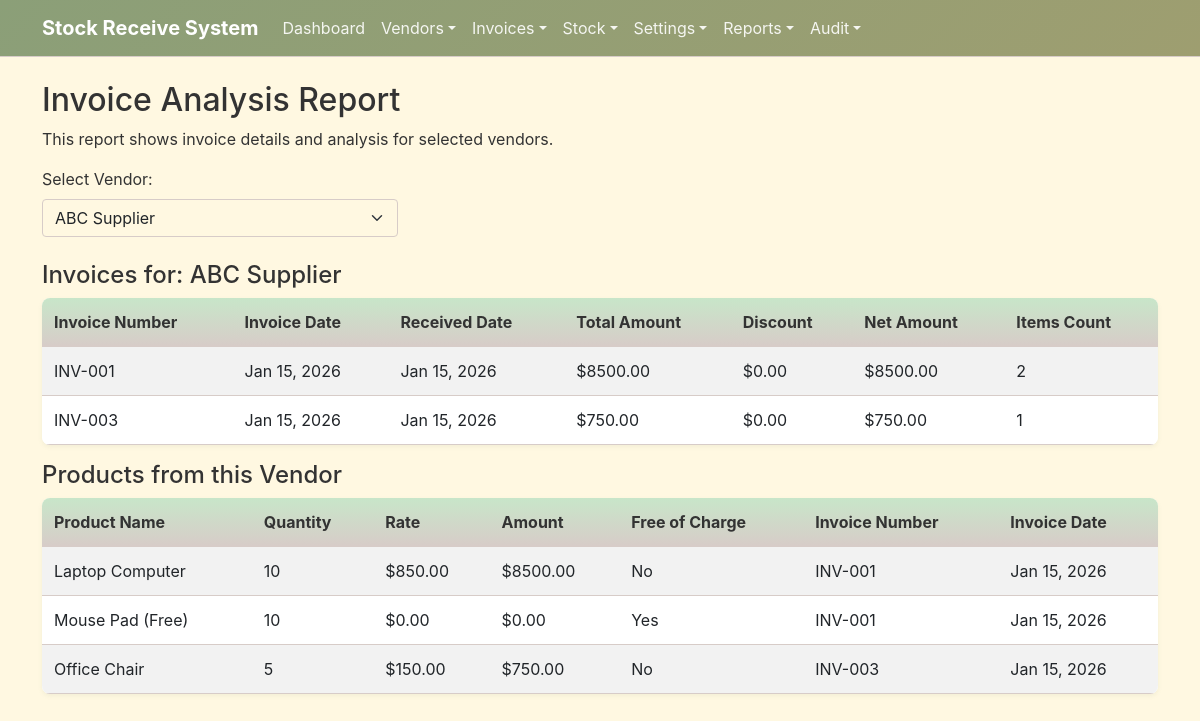
/reports/invoice_analysis.php?vendor_id=1, run on the app's committed database.
### tables this page shows
CREATE TABLE IF NOT EXISTS vendors (
    id INT AUTO_INCREMENT PRIMARY KEY,
    name VARCHAR(255) NOT NULL,
    contact_info TEXT,
    address TEXT,
    created_at TIMESTAMP DEFAULT CURRENT_TIMESTAMP,
    updated_at TIMESTAMP DEFAULT CURRENT_TIMESTAMP ON UPDATE CURRENT_TIMESTAMP
);

CREATE TABLE IF NOT EXISTS invoices (
    id INT AUTO_INCREMENT PRIMARY KEY,
    vendor_id INT NOT NULL,
    invoice_number VARCHAR(100),
    invoice_date DATE NOT NULL,
    total_amount DECIMAL(10,2) NOT NULL,
    discount DECIMAL(10,2) DEFAULT 0,
    received_date DATE NOT NULL,
    notes TEXT,
    created_at TIMESTAMP DEFAULT CURRENT_TIMESTAMP,
    updated_at TIMESTAMP DEFAULT CURRENT_TIMESTAMP ON UPDATE CURRENT_TIMESTAMP,
    FOREIGN KEY (vendor_id) REFERENCES vendors(id) ON DELETE CASCADE
);

CREATE TABLE IF NOT EXISTS invoice_items (
    id INT AUTO_INCREMENT PRIMARY KEY,
    invoice_id INT NOT NULL,
    product_name VARCHAR(255) NOT NULL,
    quantity INT NOT NULL,
    rate DECIMAL(10,2) NOT NULL,
    amount DECIMAL(10,2) NOT NULL,
    is_free_of_charge BOOLEAN DEFAULT FALSE,
    category_id INT DEFAULT NULL,
    created_at TIMESTAMP DEFAULT CURRENT_TIMESTAMP,
    updated_at TIMESTAMP DEFAULT CURRENT_TIMESTAMP ON UPDATE CURRENT_TIMESTAMP,
    FOREIGN KEY (invoice_id) REFERENCES invoices(id) ON DELETE CASCADE,
    FOREIGN KEY (category_id) REFERENCES categories(id) ON DELETE SET NULL
);

### reports/invoice_analysis.php (the view, shortened to what this page needs)
<?php
include '../config/database.php';
include '../includes/header.php';
$vendors_result = $conn->query("SELECT * FROM vendors ORDER BY name ASC");
?>
<h2>Invoice Analysis Report</h2>
<p>This report shows invoice details and analysis for selected vendors.</p>
<form method="GET" class="mb-4">
    <div class="row">
        <div class="col-md-4">
            <label for="vendor_id" class="form-label">Select Vendor:</label>
            <select name="vendor_id" id="vendor_id" class="form-select" onchange="this.form.submit()">
                <?php
                while($vendor = $vendors_result->fetch_assoc()) {
                    $selected = (isset($_GET['vendor_id']) && $_GET['vendor_id'] == $vendor['id']) ? 'selected' : '';
                    echo "<option value='".$vendor['id']."' $selected>".$vendor['name']."</option>";
                }
                ?>
            </select>
        </div>
    </div>
</form>
<?php if(isset($_GET['vendor_id']) && !empty($_GET['vendor_id'])): ?>
    <h4>Invoices for:
        <?php
        $vendor_query = $conn->prepare("SELECT name FROM vendors WHERE id = ?");
        $vendor_query->bind_param("i", $_GET['vendor_id']);
        $vendor_query->execute();
        $vendor_result = $vendor_query->get_result();
        $vendor = $vendor_result->fetch_assoc();
        echo $vendor['name'];
        ?>
    </h4>
    <table class="table table-striped report-table">
        <thead>
            <tr>
                <th>Invoice Number</th>
                <th>Invoice Date</th>
                <th>Received Date</th>
                <th>Total Amount</th>
                <th>Discount</th>
                <th>Net Amount</th>
                <th>Items Count</th>
            </tr>
        </thead>
        <tbody>
            <?php
            $analysis_sql = "
                SELECT i.*,
                       (SELECT COUNT(*) FROM invoice_items WHERE invoice_id = i.id) as items_count,
                       (i.total_amount - i.discount) as net_amount
                FROM invoices i
                WHERE i.vendor_id = ?
                ORDER BY i.invoice_date DESC
            ";
            $analysis_stmt = $conn->prepare($analysis_sql);
            $analysis_stmt->bind_param("i", $_GET['vendor_id']);
            $analysis_stmt->execute();
            $analysis_result = $analysis_stmt->get_result();
            if($analysis_result->num_rows > 0) {
                while($row = $analysis_result->fetch_assoc()) {
                    echo "<tr>";
                    echo "<td>".($row['invoice_number'] ?: 'N/A')."</td>";
                    echo "<td>".date('M j, Y', strtotime($row['invoice_date']))."</td>";
                    echo "<td>".date('M j, Y', strtotime($row['received_date']))."</td>";
                    echo "<td>$".$row['total_amount']."</td>";
                    echo "<td>$".$row['discount']."</td>";
                    echo "<td>$".$row['net_amount']."</td>";
                    echo "<td>".$row['items_count']."</td>";
                    echo "</tr>";
                }
            } else {
                echo "<tr><td colspan='7' class='text-center'>No invoices found for this vendor</td></tr>";
            }
            ?>
        </tbody>
    </table>
    <h4>Products from this Vendor</h4>
    <table class="table table-striped report-table">
        <thead>
            <tr>
                <th>Product Name</th>
                <th>Quantity</th>
                <th>Rate</th>
                <th>Amount</th>
                <th>Free of Charge</th>
                <th>Invoice Number</th>
                <th>Invoice Date</th>
            </tr>
        </thead>
        <tbody>
            <?php
            $products_sql = "
                SELECT ii.*, i.invoice_number, i.invoice_date
                FROM invoice_items ii
                JOIN invoices i ON ii.invoice_id = i.id
                WHERE i.vendor_id = ?
                ORDER BY ii.product_name
            ";
            $products_stmt = $conn->prepare($products_sql);
            $products_stmt->bind_param("i", $_GET['vendor_id']);
            $products_stmt->execute();
            $products_result = $products_stmt->get_result();
            if($products_result->num_rows > 0) {
                while($row = $products_result->fetch_assoc()) {
                    echo "<tr>";
                    echo "<td>".$row['product_name']."</td>";
                    echo "<td>".$row['quantity']."</td>";
                    echo "<td>$".$row['rate']."</td>";
                    echo "<td>$".$row['amount']."</td>";
                    echo "<td>".($row['is_free_of_charge'] ? 'Yes' : 'No')."</td>";
                    echo "<td>".($row['invoice_number'] ?: 'N/A')."</td>";
                    echo "<td>".date('M j, Y', strtotime($row['invoice_date']))."</td>";
                    echo "</tr>";
                }
            } else {
                echo "<tr><td colspan='7' class='text-center'>No products found for this vendor</td></tr>";
            }
            ?>
        </tbody>
    </table>
<?php else: ?>
    <div class="alert alert-info">Please select a vendor to view its invoice analysis.</div>
<?php endif; ?>
<?php
include '../includes/footer.php';
?>

### css/style.css (style rules this page uses)
:root { --earth-green: #8B9F78; --earth-brown: #A1887F; --earth-tan: #D7CCC8; --earth-beige: #EFEBE0; --earth-olive: #9E9E70; --earth-cream: #FFF8E1; --earth-terracotta: #D7CCC8; --earth-sage: #AEC6A9; --pastel-green: #C8E6C9; --pastel-brown: #D7CCC8; --pastel-olive: #DCEDC8; --pastel-cream: #FFFDE7; --pastel-terracotta: #FBE9E7; --accent-gold: #FFD54F; --accent-coral: #FFAB91; --accent-mint: #A7FFEB; }
body { font-family: -apple-system, BlinkMacSystemFont, 'Segoe UI', Roboto, Oxygen, Ubuntu, Cantarell, 'Open Sans', 'Helvetica Neue', Arial, sans-serif; background-color: var(--earth-cream); color: #333; }
.table th { background-color: var(--pastel-green); color: #333; font-weight: bold; }
.table td { background-color: white; }
.form-control, .form-select { border: 1px solid var(--earth-tan); border-radius: 4px; background-color: white; }
.report-table { width: 100%; border-collapse: collapse; background-color: white; border-radius: 8px; overflow: hidden; box-shadow: 0 0.125rem 0.25rem rgba(139, 159, 120, 0.1); }
.report-table th, .report-table td { padding: 12px; text-align: left; border-bottom: 1px solid var(--earth-tan); }
.report-table th { background: linear-gradient(to bottom, var(--pastel-green), var(--earth-tan)); font-weight: bold; color: #333; }
.form-select { border: 1px solid var(--earth-tan); border-radius: 4px; background-color: var(--earth-cream); }

### data on the page
vendors: name "ABC Supplier"
invoices: invoice_number "INV-001", invoice_date "Jan 15, 2026", received_date "Jan 15, 2026", total_amount "8500.00", discount "0.00", net_amount "8500.00", items_count "2"
invoices: invoice_number "INV-003", invoice_date "Jan 15, 2026", received_date "Jan 15, 2026", total_amount "750.00", discount "0.00", net_amount "750.00", items_count "1"
invoice_items: product_name "Laptop Computer", quantity "10", rate "850.00", amount "8500.00", is_free_of_charge "No", invoice.invoice_number "INV-001", invoice.invoice_date "Jan 15, 2026"
invoice_items: product_name "Mouse Pad (Free)", quantity "10", rate "0.00", amount "0.00", is_free_of_charge "Yes", invoice.invoice_number "INV-001", invoice.invoice_date "Jan 15, 2026"
invoice_items: product_name "Office Chair", quantity "5", rate "150.00", amount "750.00", is_free_of_charge "No", invoice.invoice_number "INV-003", invoice.invoice_date "Jan 15, 2026"

### other printed values
form field vendor_id "ABC Supplier"
